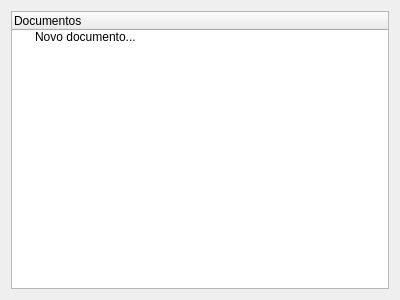
<?xml version="1.0" encoding="UTF-8"?>
<ui version="4.0">
 <class>projectViewWidget</class>
 <widget class="QWidget" name="projectViewWidget">
  <property name="geometry">
   <rect>
    <x>0</x>
    <y>0</y>
    <width>400</width>
    <height>300</height>
   </rect>
  </property>
  <property name="windowTitle">
   <string>Form</string>
  </property>
  <layout class="QVBoxLayout" name="verticalLayout">
   <item>
    <widget class="QTreeWidget" name="documentsListWidget">
     <column>
      <property name="text">
       <string>Documentos</string>
      </property>
     </column>
     <item>
      <property name="text">
       <string>Novo documento...</string>
      </property>
     </item>
    </widget>
   </item>
  </layout>
 </widget>
 <resources/>
 <connections/>
</ui>
